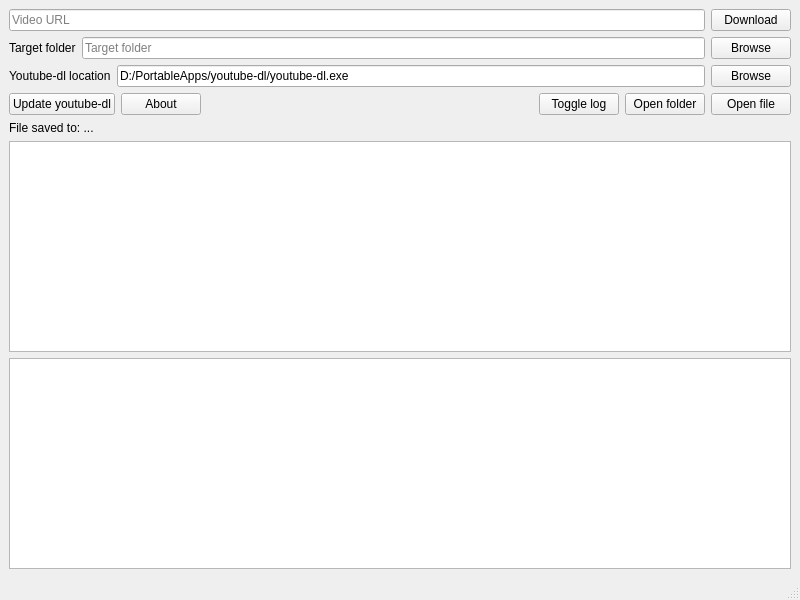
<?xml version="1.0" encoding="UTF-8"?>
<ui version="4.0">
 <class>MainWindow</class>
 <widget class="QMainWindow" name="MainWindow">
  <property name="geometry">
   <rect>
    <x>0</x>
    <y>0</y>
    <width>800</width>
    <height>600</height>
   </rect>
  </property>
  <property name="windowTitle">
   <string>Video Downloader</string>
  </property>
  <property name="styleSheet">
   <string notr="true">* {
	font: 9pt &quot;MS Shell Dlg 2&quot;;
}</string>
  </property>
  <widget class="QWidget" name="centralwidget">
   <layout class="QVBoxLayout" name="verticalLayout">
    <item>
     <layout class="QHBoxLayout" name="horizontalLayout">
      <item>
       <widget class="QLineEdit" name="lineEditUrl">
        <property name="text">
         <string/>
        </property>
        <property name="placeholderText">
         <string>Video URL</string>
        </property>
       </widget>
      </item>
      <item>
       <widget class="QPushButton" name="pushButtonDownload">
        <property name="text">
         <string>Download</string>
        </property>
       </widget>
      </item>
     </layout>
    </item>
    <item>
     <layout class="QHBoxLayout" name="horizontalLayout_2">
      <item>
       <widget class="QLabel" name="label_2">
        <property name="text">
         <string>Target folder</string>
        </property>
       </widget>
      </item>
      <item>
       <widget class="QLineEdit" name="lineEditDownloadFolder">
        <property name="placeholderText">
         <string>Target folder</string>
        </property>
       </widget>
      </item>
      <item>
       <widget class="QPushButton" name="pushButtonBrowse">
        <property name="text">
         <string>Browse</string>
        </property>
       </widget>
      </item>
     </layout>
    </item>
    <item>
     <layout class="QHBoxLayout" name="horizontalLayout_4">
      <item>
       <widget class="QLabel" name="label_3">
        <property name="text">
         <string>Youtube-dl location</string>
        </property>
       </widget>
      </item>
      <item>
       <widget class="QLineEdit" name="lineEditYoutubeDl">
        <property name="text">
         <string>D:/PortableApps/youtube-dl/youtube-dl.exe</string>
        </property>
        <property name="placeholderText">
         <string>youtube-dl file location</string>
        </property>
       </widget>
      </item>
      <item>
       <widget class="QPushButton" name="pushButtonSelectYoutubeDl">
        <property name="text">
         <string>Browse</string>
        </property>
       </widget>
      </item>
     </layout>
    </item>
    <item>
     <layout class="QHBoxLayout" name="horizontalLayout_3">
      <item>
       <widget class="QPushButton" name="pushButtonUpdateYoutubeDl">
        <property name="text">
         <string>Update youtube-dl</string>
        </property>
       </widget>
      </item>
      <item>
       <widget class="QPushButton" name="pushButtonAbout">
        <property name="text">
         <string>About</string>
        </property>
       </widget>
      </item>
      <item>
       <spacer name="horizontalSpacer">
        <property name="orientation">
         <enum>Qt::Horizontal</enum>
        </property>
        <property name="sizeHint" stdset="0">
         <size>
          <width>40</width>
          <height>20</height>
         </size>
        </property>
       </spacer>
      </item>
      <item>
       <widget class="QPushButton" name="pushButtonShowLog">
        <property name="text">
         <string>Toggle log</string>
        </property>
       </widget>
      </item>
      <item>
       <widget class="QPushButton" name="pushButtonOpenFolder">
        <property name="text">
         <string>Open folder</string>
        </property>
       </widget>
      </item>
      <item>
       <widget class="QPushButton" name="pushButtonOpenFile">
        <property name="text">
         <string>Open file</string>
        </property>
       </widget>
      </item>
     </layout>
    </item>
    <item>
     <widget class="QLabel" name="labelOutputFilepath">
      <property name="text">
       <string>File saved to: ...</string>
      </property>
     </widget>
    </item>
    <item>
     <widget class="QListWidget" name="listWidget"/>
    </item>
    <item>
     <widget class="QPlainTextEdit" name="plainTextEdit"/>
    </item>
   </layout>
  </widget>
  <widget class="QMenuBar" name="menubar">
   <property name="geometry">
    <rect>
     <x>0</x>
     <y>0</y>
     <width>800</width>
     <height>24</height>
    </rect>
   </property>
  </widget>
  <widget class="QStatusBar" name="statusbar"/>
 </widget>
 <resources/>
 <connections/>
</ui>
